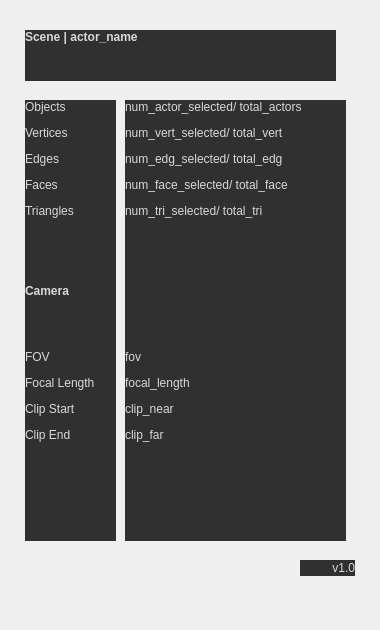
         <widget class="QWidget" name="statistics_tab">
          <attribute name="title">
           <string>Statistics</string>
          </attribute>
          <widget class="QFrame" name="stats_frame">
           <property name="geometry">
            <rect>
             <x>0</x>
             <y>0</y>
             <width>371</width>
             <height>621</height>
            </rect>
           </property>
           <property name="autoFillBackground">
            <bool>false</bool>
           </property>
           <property name="styleSheet">
            <string notr="true">
background-color: rgba(255, 255, 255, 0);</string>
           </property>
           <property name="frameShape">
            <enum>QFrame::StyledPanel</enum>
           </property>
           <property name="frameShadow">
            <enum>QFrame::Raised</enum>
           </property>
           <widget class="QLabel" name="stats_label_image_2">
            <property name="geometry">
             <rect>
              <x>0</x>
              <y>0</y>
              <width>371</width>
              <height>591</height>
             </rect>
            </property>
            <property name="autoFillBackground">
             <bool>false</bool>
            </property>
            <property name="styleSheet">
             <string notr="true">color: rgba(255, 255, 255, 0);</string>
            </property>
            <property name="text">
             <string/>
            </property>
            <property name="pixmap">
             <pixmap>images/details_rect.png</pixmap>
            </property>
            <property name="scaledContents">
             <bool>true</bool>
            </property>
           </widget>
           <widget class="QLabel" name="version_stat_label">
            <property name="geometry">
             <rect>
              <x>300</x>
              <y>560</y>
              <width>55</width>
              <height>16</height>
             </rect>
            </property>
            <property name="font">
             <font>
              <pointsize>9</pointsize>
             </font>
            </property>
            <property name="layoutDirection">
             <enum>Qt::LeftToRight</enum>
            </property>
            <property name="autoFillBackground">
             <bool>false</bool>
            </property>
            <property name="styleSheet">
             <string notr="true">background-color: rgb(48, 48, 48);
color: rgb(217, 217, 217);</string>
            </property>
            <property name="text">
             <string>v1.0</string>
            </property>
            <property name="alignment">
             <set>Qt::AlignRight|Qt::AlignTrailing|Qt::AlignVCenter</set>
            </property>
           </widget>
           <widget class="QLabel" name="stats_category_label">
            <property name="geometry">
             <rect>
              <x>25</x>
              <y>100</y>
              <width>91</width>
              <height>441</height>
             </rect>
            </property>
            <property name="font">
             <font>
              <family>MS Shell Dlg 2</family>
              <pointsize>9</pointsize>
             </font>
            </property>
            <property name="layoutDirection">
             <enum>Qt::LeftToRight</enum>
            </property>
            <property name="autoFillBackground">
             <bool>false</bool>
            </property>
            <property name="styleSheet">
             <string notr="true">background-color: rgb(48, 48, 48);
color: rgb(217, 217, 217);</string>
            </property>
            <property name="text">
             <string>&lt;html&gt;&lt;head/&gt;&lt;body&gt;&lt;p&gt;Objects&lt;/p&gt;&lt;p&gt;Vertices&lt;/p&gt;&lt;p&gt;Edges&lt;/p&gt;&lt;p&gt;Faces&lt;/p&gt;&lt;p&gt;Triangles&lt;br/&gt;&lt;/p&gt;&lt;p&gt;&lt;br/&gt;&lt;/p&gt;&lt;p&gt;&lt;span style=&quot; font-weight:600;&quot;&gt;Camera&lt;/span&gt;&lt;/p&gt;&lt;p&gt;&lt;br/&gt;&lt;/p&gt;&lt;p&gt;FOV&lt;/p&gt;&lt;p&gt;Focal Length&lt;/p&gt;&lt;p&gt;Clip Start&lt;/p&gt;&lt;p&gt;Clip End&lt;/p&gt;&lt;/body&gt;&lt;/html&gt;</string>
            </property>
            <property name="textFormat">
             <enum>Qt::AutoText</enum>
            </property>
            <property name="alignment">
             <set>Qt::AlignLeading|Qt::AlignLeft|Qt::AlignTop</set>
            </property>
           </widget>
           <widget class="QLabel" name="stats_category_label_2">
            <property name="geometry">
             <rect>
              <x>125</x>
              <y>100</y>
              <width>221</width>
              <height>441</height>
             </rect>
            </property>
            <property name="font">
             <font>
              <family>MS Shell Dlg 2</family>
              <pointsize>9</pointsize>
             </font>
            </property>
            <property name="layoutDirection">
             <enum>Qt::LeftToRight</enum>
            </property>
            <property name="autoFillBackground">
             <bool>false</bool>
            </property>
            <property name="styleSheet">
             <string notr="true">background-color: rgb(48, 48, 48);
color: rgb(217, 217, 217);</string>
            </property>
            <property name="text">
             <string>&lt;html&gt;&lt;head/&gt;&lt;body&gt;&lt;p&gt;num_actor_selected/ total_actors &lt;/p&gt;&lt;p&gt;num_vert_selected/ total_vert&lt;/p&gt;&lt;p&gt;num_edg_selected/ total_edg&lt;/p&gt;&lt;p&gt;num_face_selected/ total_face&lt;/p&gt;&lt;p&gt;num_tri_selected/ total_tri &lt;/p&gt;&lt;p&gt;&lt;br/&gt;&lt;/p&gt;&lt;p&gt;&lt;br/&gt;&lt;/p&gt;&lt;p&gt;&lt;br/&gt;&lt;/p&gt;&lt;p&gt;fov&lt;/p&gt;&lt;p&gt;focal_length&lt;/p&gt;&lt;p&gt;clip_near&lt;/p&gt;&lt;p&gt;clip_far&lt;/p&gt;&lt;/body&gt;&lt;/html&gt;</string>
            </property>
            <property name="textFormat">
             <enum>Qt::AutoText</enum>
            </property>
            <property name="alignment">
             <set>Qt::AlignLeading|Qt::AlignLeft|Qt::AlignTop</set>
            </property>
           </widget>
           <widget class="QLabel" name="outliner_text_label_2">
            <property name="geometry">
             <rect>
              <x>25</x>
              <y>30</y>
              <width>311</width>
              <height>51</height>
             </rect>
            </property>
            <property name="font">
             <font>
              <family>MS Shell Dlg 2</family>
              <pointsize>9</pointsize>
              <weight>75</weight>
              <bold>true</bold>
             </font>
            </property>
            <property name="layoutDirection">
             <enum>Qt::LeftToRight</enum>
            </property>
            <property name="autoFillBackground">
             <bool>false</bool>
            </property>
            <property name="styleSheet">
             <string notr="true">background-color: rgb(48, 48, 48);
color: rgb(217, 217, 217);</string>
            </property>
            <property name="text">
             <string>Scene | actor_name</string>
            </property>
            <property name="textFormat">
             <enum>Qt::AutoText</enum>
            </property>
            <property name="alignment">
             <set>Qt::AlignLeading|Qt::AlignLeft|Qt::AlignTop</set>
            </property>
           </widget>
          </widget>
         </widget>
